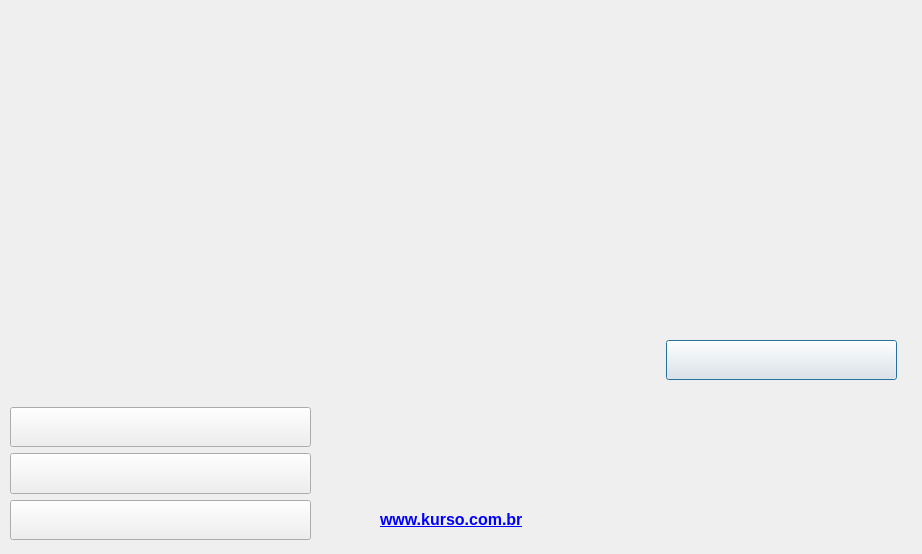
        <widget class="QWidget" name="ChefaPagho">
         <property name="font">
          <font>
           <family>Arial</family>
           <pointsize>11</pointsize>
          </font>
         </property>
         <property name="styleSheet">
          <string notr="true"/>
         </property>
         <widget class="QLabel" name="label_2">
          <property name="geometry">
           <rect>
            <x>10</x>
            <y>10</y>
            <width>100</width>
            <height>113</height>
           </rect>
          </property>
          <property name="text">
           <string/>
          </property>
          <property name="pixmap">
           <pixmap resource="paghopiedo.qrc">:/pagxopiedo/Esperanto_125.png</pixmap>
          </property>
         </widget>
         <widget class="QLabel" name="label_3">
          <property name="geometry">
           <rect>
            <x>483</x>
            <y>-5</y>
            <width>430</width>
            <height>257</height>
           </rect>
          </property>
          <property name="text">
           <string/>
          </property>
          <property name="pixmap">
           <pixmap resource="paghopiedo.qrc">:/pagxopiedo/kurso_fono.png</pixmap>
          </property>
         </widget>
         <widget class="QPushButton" name="Leciono1">
          <property name="geometry">
           <rect>
            <x>216</x>
            <y>6</y>
            <width>44</width>
            <height>25</height>
           </rect>
          </property>
          <property name="sizePolicy">
           <sizepolicy hsizetype="Preferred" vsizetype="Preferred">
            <horstretch>0</horstretch>
            <verstretch>0</verstretch>
           </sizepolicy>
          </property>
          <property name="minimumSize">
           <size>
            <width>0</width>
            <height>0</height>
           </size>
          </property>
          <property name="maximumSize">
           <size>
            <width>16777215</width>
            <height>16777215</height>
           </size>
          </property>
          <property name="font">
           <font>
            <pointsize>11</pointsize>
           </font>
          </property>
          <property name="text">
           <string notr="true"/>
          </property>
          <property name="iconSize">
           <size>
            <width>24</width>
            <height>24</height>
           </size>
          </property>
          <property name="flat">
           <bool>true</bool>
          </property>
          <property name="tipo" stdset="0">
           <string>leciona</string>
          </property>
         </widget>
         <widget class="QPushButton" name="Leciono2">
          <property name="geometry">
           <rect>
            <x>236</x>
            <y>47</y>
            <width>44</width>
            <height>25</height>
           </rect>
          </property>
          <property name="sizePolicy">
           <sizepolicy hsizetype="Preferred" vsizetype="Preferred">
            <horstretch>0</horstretch>
            <verstretch>0</verstretch>
           </sizepolicy>
          </property>
          <property name="minimumSize">
           <size>
            <width>0</width>
            <height>0</height>
           </size>
          </property>
          <property name="maximumSize">
           <size>
            <width>16777215</width>
            <height>16777215</height>
           </size>
          </property>
          <property name="font">
           <font>
            <pointsize>11</pointsize>
           </font>
          </property>
          <property name="text">
           <string notr="true"/>
          </property>
          <property name="iconSize">
           <size>
            <width>24</width>
            <height>24</height>
           </size>
          </property>
          <property name="flat">
           <bool>true</bool>
          </property>
          <property name="tipo" stdset="0">
           <string>leciona</string>
          </property>
         </widget>
         <widget class="QPushButton" name="Leciono3">
          <property name="geometry">
           <rect>
            <x>258</x>
            <y>88</y>
            <width>44</width>
            <height>25</height>
           </rect>
          </property>
          <property name="sizePolicy">
           <sizepolicy hsizetype="Preferred" vsizetype="Preferred">
            <horstretch>0</horstretch>
            <verstretch>0</verstretch>
           </sizepolicy>
          </property>
          <property name="minimumSize">
           <size>
            <width>0</width>
            <height>0</height>
           </size>
          </property>
          <property name="maximumSize">
           <size>
            <width>16777215</width>
            <height>16777215</height>
           </size>
          </property>
          <property name="font">
           <font>
            <pointsize>11</pointsize>
           </font>
          </property>
          <property name="text">
           <string notr="true"/>
          </property>
          <property name="iconSize">
           <size>
            <width>24</width>
            <height>24</height>
           </size>
          </property>
          <property name="flat">
           <bool>true</bool>
          </property>
          <property name="tipo" stdset="0">
           <string>leciona</string>
          </property>
         </widget>
         <widget class="QPushButton" name="Leciono4">
          <property name="geometry">
           <rect>
            <x>282</x>
            <y>130</y>
            <width>44</width>
            <height>25</height>
           </rect>
          </property>
          <property name="sizePolicy">
           <sizepolicy hsizetype="Preferred" vsizetype="Preferred">
            <horstretch>0</horstretch>
            <verstretch>0</verstretch>
           </sizepolicy>
          </property>
          <property name="minimumSize">
           <size>
            <width>0</width>
            <height>0</height>
           </size>
          </property>
          <property name="maximumSize">
           <size>
            <width>16777215</width>
            <height>16777215</height>
           </size>
          </property>
          <property name="font">
           <font>
            <pointsize>11</pointsize>
           </font>
          </property>
          <property name="text">
           <string notr="true"/>
          </property>
          <property name="iconSize">
           <size>
            <width>24</width>
            <height>24</height>
           </size>
          </property>
          <property name="flat">
           <bool>true</bool>
          </property>
          <property name="tipo" stdset="0">
           <string>leciona</string>
          </property>
         </widget>
         <widget class="QPushButton" name="Leciono5">
          <property name="geometry">
           <rect>
            <x>309</x>
            <y>171</y>
            <width>44</width>
            <height>25</height>
           </rect>
          </property>
          <property name="sizePolicy">
           <sizepolicy hsizetype="Preferred" vsizetype="Preferred">
            <horstretch>0</horstretch>
            <verstretch>0</verstretch>
           </sizepolicy>
          </property>
          <property name="minimumSize">
           <size>
            <width>0</width>
            <height>0</height>
           </size>
          </property>
          <property name="maximumSize">
           <size>
            <width>16777215</width>
            <height>16777215</height>
           </size>
          </property>
          <property name="font">
           <font>
            <pointsize>11</pointsize>
           </font>
          </property>
          <property name="text">
           <string notr="true"/>
          </property>
          <property name="iconSize">
           <size>
            <width>24</width>
            <height>24</height>
           </size>
          </property>
          <property name="flat">
           <bool>true</bool>
          </property>
          <property name="tipo" stdset="0">
           <string>leciona</string>
          </property>
         </widget>
         <widget class="QPushButton" name="Leciono6">
          <property name="geometry">
           <rect>
            <x>338</x>
            <y>212</y>
            <width>44</width>
            <height>25</height>
           </rect>
          </property>
          <property name="sizePolicy">
           <sizepolicy hsizetype="Preferred" vsizetype="Preferred">
            <horstretch>0</horstretch>
            <verstretch>0</verstretch>
           </sizepolicy>
          </property>
          <property name="minimumSize">
           <size>
            <width>0</width>
            <height>0</height>
           </size>
          </property>
          <property name="maximumSize">
           <size>
            <width>16777215</width>
            <height>16777215</height>
           </size>
          </property>
          <property name="font">
           <font>
            <pointsize>11</pointsize>
           </font>
          </property>
          <property name="text">
           <string notr="true"/>
          </property>
          <property name="iconSize">
           <size>
            <width>24</width>
            <height>24</height>
           </size>
          </property>
          <property name="flat">
           <bool>true</bool>
          </property>
          <property name="tipo" stdset="0">
           <string>leciona</string>
          </property>
         </widget>
         <widget class="QPushButton" name="Leciono7">
          <property name="geometry">
           <rect>
            <x>370</x>
            <y>253</y>
            <width>44</width>
            <height>25</height>
           </rect>
          </property>
          <property name="sizePolicy">
           <sizepolicy hsizetype="Preferred" vsizetype="Preferred">
            <horstretch>0</horstretch>
            <verstretch>0</verstretch>
           </sizepolicy>
          </property>
          <property name="minimumSize">
           <size>
            <width>0</width>
            <height>0</height>
           </size>
          </property>
          <property name="maximumSize">
           <size>
            <width>16777215</width>
            <height>16777215</height>
           </size>
          </property>
          <property name="font">
           <font>
            <pointsize>11</pointsize>
           </font>
          </property>
          <property name="text">
           <string notr="true"/>
          </property>
          <property name="iconSize">
           <size>
            <width>24</width>
            <height>24</height>
           </size>
          </property>
          <property name="flat">
           <bool>true</bool>
          </property>
          <property name="tipo" stdset="0">
           <string>leciona</string>
          </property>
         </widget>
         <widget class="QPushButton" name="Leciono8">
          <property name="geometry">
           <rect>
            <x>406</x>
            <y>295</y>
            <width>44</width>
            <height>25</height>
           </rect>
          </property>
          <property name="sizePolicy">
           <sizepolicy hsizetype="Preferred" vsizetype="Preferred">
            <horstretch>0</horstretch>
            <verstretch>0</verstretch>
           </sizepolicy>
          </property>
          <property name="minimumSize">
           <size>
            <width>0</width>
            <height>0</height>
           </size>
          </property>
          <property name="maximumSize">
           <size>
            <width>16777215</width>
            <height>16777215</height>
           </size>
          </property>
          <property name="font">
           <font>
            <pointsize>11</pointsize>
           </font>
          </property>
          <property name="text">
           <string notr="true"/>
          </property>
          <property name="iconSize">
           <size>
            <width>24</width>
            <height>24</height>
           </size>
          </property>
          <property name="flat">
           <bool>true</bool>
          </property>
          <property name="tipo" stdset="0">
           <string>leciona</string>
          </property>
         </widget>
         <widget class="QPushButton" name="KieButono">
          <property name="geometry">
           <rect>
            <x>666</x>
            <y>340</y>
            <width>231</width>
            <height>40</height>
           </rect>
          </property>
          <property name="sizePolicy">
           <sizepolicy hsizetype="Preferred" vsizetype="Preferred">
            <horstretch>0</horstretch>
            <verstretch>0</verstretch>
           </sizepolicy>
          </property>
          <property name="minimumSize">
           <size>
            <width>0</width>
            <height>0</height>
           </size>
          </property>
          <property name="maximumSize">
           <size>
            <width>16777215</width>
            <height>16777215</height>
           </size>
          </property>
          <property name="font">
           <font>
            <pointsize>11</pointsize>
           </font>
          </property>
          <property name="text">
           <string notr="true"/>
          </property>
          <property name="icon">
           <iconset resource="ikonoj.qrc">
            <normaloff>:/ikonoj/kie_mi_haltis.png</normaloff>:/ikonoj/kie_mi_haltis.png</iconset>
          </property>
          <property name="iconSize">
           <size>
            <width>32</width>
            <height>32</height>
           </size>
          </property>
          <property name="default">
           <bool>true</bool>
          </property>
          <property name="flat">
           <bool>false</bool>
          </property>
         </widget>
         <widget class="QPushButton" name="Leciono9">
          <property name="geometry">
           <rect>
            <x>445</x>
            <y>336</y>
            <width>44</width>
            <height>25</height>
           </rect>
          </property>
          <property name="sizePolicy">
           <sizepolicy hsizetype="Preferred" vsizetype="Preferred">
            <horstretch>0</horstretch>
            <verstretch>0</verstretch>
           </sizepolicy>
          </property>
          <property name="minimumSize">
           <size>
            <width>0</width>
            <height>0</height>
           </size>
          </property>
          <property name="maximumSize">
           <size>
            <width>16777215</width>
            <height>16777215</height>
           </size>
          </property>
          <property name="font">
           <font>
            <pointsize>11</pointsize>
           </font>
          </property>
          <property name="text">
           <string notr="true"/>
          </property>
          <property name="iconSize">
           <size>
            <width>24</width>
            <height>24</height>
           </size>
          </property>
          <property name="flat">
           <bool>true</bool>
          </property>
          <property name="tipo" stdset="0">
           <string>leciona</string>
          </property>
         </widget>
         <widget class="QPushButton" name="Leciono10">
          <property name="geometry">
           <rect>
            <x>487</x>
            <y>378</y>
            <width>44</width>
            <height>25</height>
           </rect>
          </property>
          <property name="sizePolicy">
           <sizepolicy hsizetype="Preferred" vsizetype="Preferred">
            <horstretch>0</horstretch>
            <verstretch>0</verstretch>
           </sizepolicy>
          </property>
          <property name="minimumSize">
           <size>
            <width>0</width>
            <height>0</height>
           </size>
          </property>
          <property name="maximumSize">
           <size>
            <width>16777215</width>
            <height>16777215</height>
           </size>
          </property>
          <property name="font">
           <font>
            <pointsize>11</pointsize>
           </font>
          </property>
          <property name="text">
           <string notr="true"/>
          </property>
          <property name="iconSize">
           <size>
            <width>24</width>
            <height>24</height>
           </size>
          </property>
          <property name="flat">
           <bool>true</bool>
          </property>
          <property name="tipo" stdset="0">
           <string>leciona</string>
          </property>
         </widget>
         <widget class="QPushButton" name="Leciono11">
          <property name="geometry">
           <rect>
            <x>535</x>
            <y>419</y>
            <width>44</width>
            <height>25</height>
           </rect>
          </property>
          <property name="sizePolicy">
           <sizepolicy hsizetype="Preferred" vsizetype="Preferred">
            <horstretch>0</horstretch>
            <verstretch>0</verstretch>
           </sizepolicy>
          </property>
          <property name="minimumSize">
           <size>
            <width>0</width>
            <height>0</height>
           </size>
          </property>
          <property name="maximumSize">
           <size>
            <width>16777215</width>
            <height>16777215</height>
           </size>
          </property>
          <property name="font">
           <font>
            <pointsize>11</pointsize>
           </font>
          </property>
          <property name="text">
           <string notr="true"/>
          </property>
          <property name="iconSize">
           <size>
            <width>24</width>
            <height>24</height>
           </size>
          </property>
          <property name="flat">
           <bool>true</bool>
          </property>
          <property name="tipo" stdset="0">
           <string>leciona</string>
          </property>
         </widget>
         <widget class="QPushButton" name="Leciono12">
          <property name="geometry">
           <rect>
            <x>586</x>
            <y>461</y>
            <width>44</width>
            <height>25</height>
           </rect>
          </property>
          <property name="sizePolicy">
           <sizepolicy hsizetype="Preferred" vsizetype="Preferred">
            <horstretch>0</horstretch>
            <verstretch>0</verstretch>
           </sizepolicy>
          </property>
          <property name="minimumSize">
           <size>
            <width>0</width>
            <height>0</height>
           </size>
          </property>
          <property name="maximumSize">
           <size>
            <width>16777215</width>
            <height>16777215</height>
           </size>
          </property>
          <property name="font">
           <font>
            <pointsize>11</pointsize>
           </font>
          </property>
          <property name="text">
           <string notr="true"/>
          </property>
          <property name="iconSize">
           <size>
            <width>24</width>
            <height>24</height>
           </size>
          </property>
          <property name="flat">
           <bool>true</bool>
          </property>
          <property name="tipo" stdset="0">
           <string>leciona</string>
          </property>
         </widget>
         <widget class="QLabel" name="ligilo">
          <property name="geometry">
           <rect>
            <x>380</x>
            <y>510</y>
            <width>169</width>
            <height>19</height>
           </rect>
          </property>
          <property name="sizePolicy">
           <sizepolicy hsizetype="Preferred" vsizetype="Minimum">
            <horstretch>0</horstretch>
            <verstretch>0</verstretch>
           </sizepolicy>
          </property>
          <property name="text">
           <string>&lt;!DOCTYPE HTML PUBLIC &quot;-//W3C//DTD HTML 4.0//EN&quot; &quot;http://www.w3.org/TR/REC-html40/strict.dtd&quot;&gt;
&lt;html&gt;&lt;head&gt;&lt;meta name=&quot;qrichtext&quot; content=&quot;1&quot; /&gt;&lt;style type=&quot;text/css&quot;&gt;
p, li { white-space: pre-wrap; }
&lt;/style&gt;&lt;/head&gt;&lt;body style=&quot; font-family:'DejaVu Sans'; font-size:8.25pt; font-weight:400; font-style:normal;&quot;&gt;
&lt;p style=&quot; margin-top:0px; margin-bottom:0px; margin-left:0px; margin-right:0px; -qt-block-indent:0; text-indent:0px;&quot;&gt;&lt;a href=&quot;http://www.kurso.com.br&quot;&gt;&lt;span style=&quot; font-size:16px; font-weight:600; text-decoration: underline; color:#0000ff;&quot;&gt;www.kurso.com.br&lt;/span&gt;&lt;/a&gt;&lt;/p&gt;&lt;/body&gt;&lt;/html&gt;</string>
          </property>
          <property name="openExternalLinks">
           <bool>true</bool>
          </property>
         </widget>
         <widget class="QPushButton" name="Leciono13">
          <property name="geometry">
           <rect>
            <x>643</x>
            <y>503</y>
            <width>44</width>
            <height>25</height>
           </rect>
          </property>
          <property name="sizePolicy">
           <sizepolicy hsizetype="Preferred" vsizetype="Preferred">
            <horstretch>0</horstretch>
            <verstretch>0</verstretch>
           </sizepolicy>
          </property>
          <property name="minimumSize">
           <size>
            <width>0</width>
            <height>0</height>
           </size>
          </property>
          <property name="maximumSize">
           <size>
            <width>16777215</width>
            <height>16777215</height>
           </size>
          </property>
          <property name="font">
           <font>
            <pointsize>11</pointsize>
           </font>
          </property>
          <property name="text">
           <string notr="true"/>
          </property>
          <property name="iconSize">
           <size>
            <width>24</width>
            <height>24</height>
           </size>
          </property>
          <property name="flat">
           <bool>true</bool>
          </property>
          <property name="tipo" stdset="0">
           <string>leciona</string>
          </property>
         </widget>
         <widget class="QWidget" name="layoutWidget">
          <property name="geometry">
           <rect>
            <x>10</x>
            <y>407</y>
            <width>301</width>
            <height>138</height>
           </rect>
          </property>
          <layout class="QVBoxLayout" name="verticalLayout_26">
           <property name="bottomMargin">
            <number>5</number>
           </property>
           <item>
            <widget class="QPushButton" name="KioEstas">
             <property name="sizePolicy">
              <sizepolicy hsizetype="Preferred" vsizetype="Preferred">
               <horstretch>0</horstretch>
               <verstretch>0</verstretch>
              </sizepolicy>
             </property>
             <property name="minimumSize">
              <size>
               <width>0</width>
               <height>0</height>
              </size>
             </property>
             <property name="maximumSize">
              <size>
               <width>16777215</width>
               <height>16777215</height>
              </size>
             </property>
             <property name="font">
              <font>
               <pointsize>11</pointsize>
              </font>
             </property>
             <property name="text">
              <string notr="true"/>
             </property>
             <property name="icon">
              <iconset resource="ikonoj.qrc">
               <normaloff>:/ikonoj/e_flago.png</normaloff>:/ikonoj/e_flago.png</iconset>
             </property>
             <property name="iconSize">
              <size>
               <width>32</width>
               <height>32</height>
              </size>
             </property>
             <property name="flat">
              <bool>false</bool>
             </property>
            </widget>
           </item>
           <item>
            <widget class="QPushButton" name="Kreditoj">
             <property name="sizePolicy">
              <sizepolicy hsizetype="Preferred" vsizetype="Preferred">
               <horstretch>0</horstretch>
               <verstretch>0</verstretch>
              </sizepolicy>
             </property>
             <property name="minimumSize">
              <size>
               <width>0</width>
               <height>0</height>
              </size>
             </property>
             <property name="maximumSize">
              <size>
               <width>16777215</width>
               <height>16777215</height>
              </size>
             </property>
             <property name="font">
              <font>
               <pointsize>11</pointsize>
              </font>
             </property>
             <property name="layoutDirection">
              <enum>Qt::LeftToRight</enum>
             </property>
             <property name="text">
              <string notr="true"/>
             </property>
             <property name="icon">
              <iconset resource="ikonoj.qrc">
               <normaloff>:/ikonoj/kreditoj.png</normaloff>:/ikonoj/kreditoj.png</iconset>
             </property>
             <property name="iconSize">
              <size>
               <width>32</width>
               <height>32</height>
              </size>
             </property>
             <property name="flat">
              <bool>false</bool>
             </property>
            </widget>
           </item>
           <item>
            <widget class="QPushButton" name="Eliri">
             <property name="sizePolicy">
              <sizepolicy hsizetype="Preferred" vsizetype="Preferred">
               <horstretch>0</horstretch>
               <verstretch>0</verstretch>
              </sizepolicy>
             </property>
             <property name="minimumSize">
              <size>
               <width>0</width>
               <height>0</height>
              </size>
             </property>
             <property name="maximumSize">
              <size>
               <width>16777215</width>
               <height>16777215</height>
              </size>
             </property>
             <property name="font">
              <font>
               <pointsize>11</pointsize>
              </font>
             </property>
             <property name="text">
              <string notr="true"/>
             </property>
             <property name="icon">
              <iconset resource="ikonoj.qrc">
               <normaloff>:/ikonoj/fermi.png</normaloff>:/ikonoj/fermi.png</iconset>
             </property>
             <property name="iconSize">
              <size>
               <width>32</width>
               <height>32</height>
              </size>
             </property>
             <property name="flat">
              <bool>false</bool>
             </property>
            </widget>
           </item>
          </layout>
         </widget>
        </widget>
